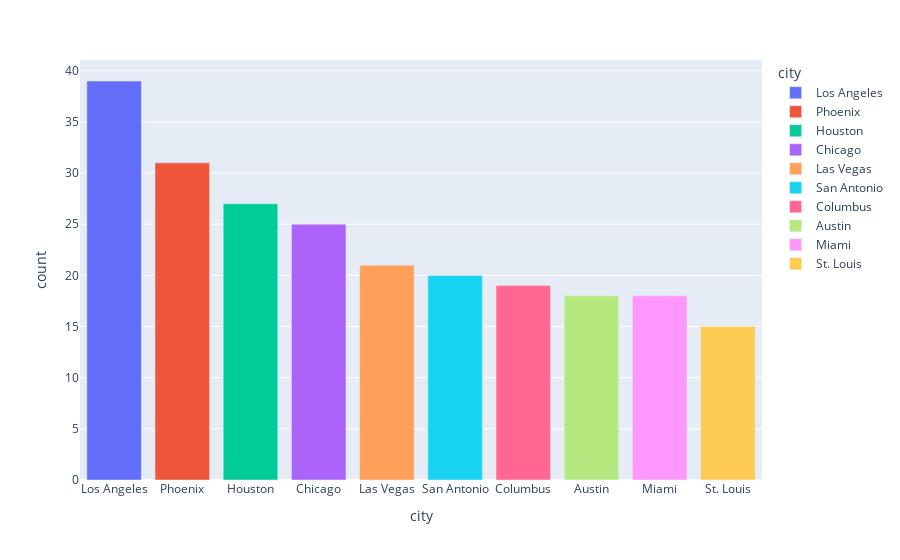

Source (notebook cell):
### Markdown cell above
# In Which Cities Do the Most Police Killings Take Place?

Create a chart ranking the top 10 cities with the most police killings. Which cities are the most dangerous?

### Code cell
px.bar(deaths['city'].value_counts().head(10).reset_index(), 'city', 'count', color = 'city')

### Figure 1 — Plotly figure (JSON) as saved in the notebook; plotly's stock layout.template omitted (floating-point values rounded to 4 significant figures)
{"data": [{"alignmentgroup": "True", "hovertemplate": "city=%{x}<br>count=%{y}<extra></extra>", "legendgroup": "Los Angeles", "marker": {"color": "#636efa", "pattern": {"shape": ""}}, "name": "Los Angeles", "offsetgroup": "Los Angeles", "orientation": "v", "showlegend": true, "textposition": "auto", "type": "bar", "x": ["Los Angeles"], "xaxis": "x", "y": [39], "yaxis": "y"}, {"alignmentgroup": "True", "hovertemplate": "city=%{x}<br>count=%{y}<extra></extra>", "legendgroup": "Phoenix", "marker": {"color": "#EF553B", "pattern": {"shape": ""}}, "name": "Phoenix", "offsetgroup": "Phoenix", "orientation": "v", "showlegend": true, "textposition": "auto", "type": "bar", "x": ["Phoenix"], "xaxis": "x", "y": [31], "yaxis": "y"}, {"alignmentgroup": "True", "hovertemplate": "city=%{x}<br>count=%{y}<extra></extra>", "legendgroup": "Houston", "marker": {"color": "#00cc96", "pattern": {"shape": ""}}, "name": "Houston", "offsetgroup": "Houston", "orientation": "v", "showlegend": true, "textposition": "auto", "type": "bar", "x": ["Houston"], "xaxis": "x", "y": [27], "yaxis": "y"}, {"alignmentgroup": "True", "hovertemplate": "city=%{x}<br>count=%{y}<extra></extra>", "legendgroup": "Chicago", "marker": {"color": "#ab63fa", "pattern": {"shape": ""}}, "name": "Chicago", "offsetgroup": "Chicago", "orientation": "v", "showlegend": true, "textposition": "auto", "type": "bar", "x": ["Chicago"], "xaxis": "x", "y": [25], "yaxis": "y"}, {"alignmentgroup": "True", "hovertemplate": "city=%{x}<br>count=%{y}<extra></extra>", "legendgroup": "Las Vegas", "marker": {"color": "#FFA15A", "pattern": {"shape": ""}}, "name": "Las Vegas", "offsetgroup": "Las Vegas", "orientation": "v", "showlegend": true, "textposition": "auto", "type": "bar", "x": ["Las Vegas"], "xaxis": "x", "y": [21], "yaxis": "y"}, {"alignmentgroup": "True", "hovertemplate": "city=%{x}<br>count=%{y}<extra></extra>", "legendgroup": "San Antonio", "marker": {"color": "#19d3f3", "pattern": {"shape": ""}}, "name": "San Antonio", "offsetgroup": "San Antonio", "orientation": "v", "showlegend": true, "textposition": "auto", "type": "bar", "x": ["San Antonio"], "xaxis": "x", "y": [20], "yaxis": "y"}, {"alignmentgroup": "True", "hovertemplate": "city=%{x}<br>count=%{y}<extra></extra>", "legendgroup": "Columbus", "marker": {"color": "#FF6692", "pattern": {"shape": ""}}, "name": "Columbus", "offsetgroup": "Columbus", "orientation": "v", "showlegend": true, "textposition": "auto", "type": "bar", "x": ["Columbus"], "xaxis": "x", "y": [19], "yaxis": "y"}, {"alignmentgroup": "True", "hovertemplate": "city=%{x}<br>count=%{y}<extra></extra>", "legendgroup": "Austin", "marker": {"color": "#B6E880", "pattern": {"shape": ""}}, "name": "Austin", "offsetgroup": "Austin", "orientation": "v", "showlegend": true, "textposition": "auto", "type": "bar", "x": ["Austin"], "xaxis": "x", "y": [18], "yaxis": "y"}, {"alignmentgroup": "True", "hovertemplate": "city=%{x}<br>count=%{y}<extra></extra>", "legendgroup": "Miami", "marker": {"color": "#FF97FF", "pattern": {"shape": ""}}, "name": "Miami", "offsetgroup": "Miami", "orientation": "v", "showlegend": true, "textposition": "auto", "type": "bar", "x": ["Miami"], "xaxis": "x", "y": [18], "yaxis": "y"}, {"alignmentgroup": "True", "hovertemplate": "city=%{x}<br>count=%{y}<extra></extra>", "legendgroup": "St. Louis", "marker": {"color": "#FECB52", "pattern": {"shape": ""}}, "name": "St. Louis", "offsetgroup": "St. Louis", "orientation": "v", "showlegend": true, "textposition": "auto", "type": "bar", "x": ["St. Louis"], "xaxis": "x", "y": [15], "yaxis": "y"}], "layout": {"barmode": "relative", "legend": {"title": {"text": "city"}, "tracegroupgap": 0}, "margin": {"t": 60}, "xaxis": {"anchor": "y", "categoryarray": ["Los Angeles", "Phoenix", "Houston", "Chicago", "Las Vegas", "San Antonio", "Columbus", "Austin", "Miami", "St. Louis"], "categoryorder": "array", "domain": [0, 1], "title": {"text": "city"}}, "yaxis": {"anchor": "x", "domain": [0, 1], "title": {"text": "count"}}}}
